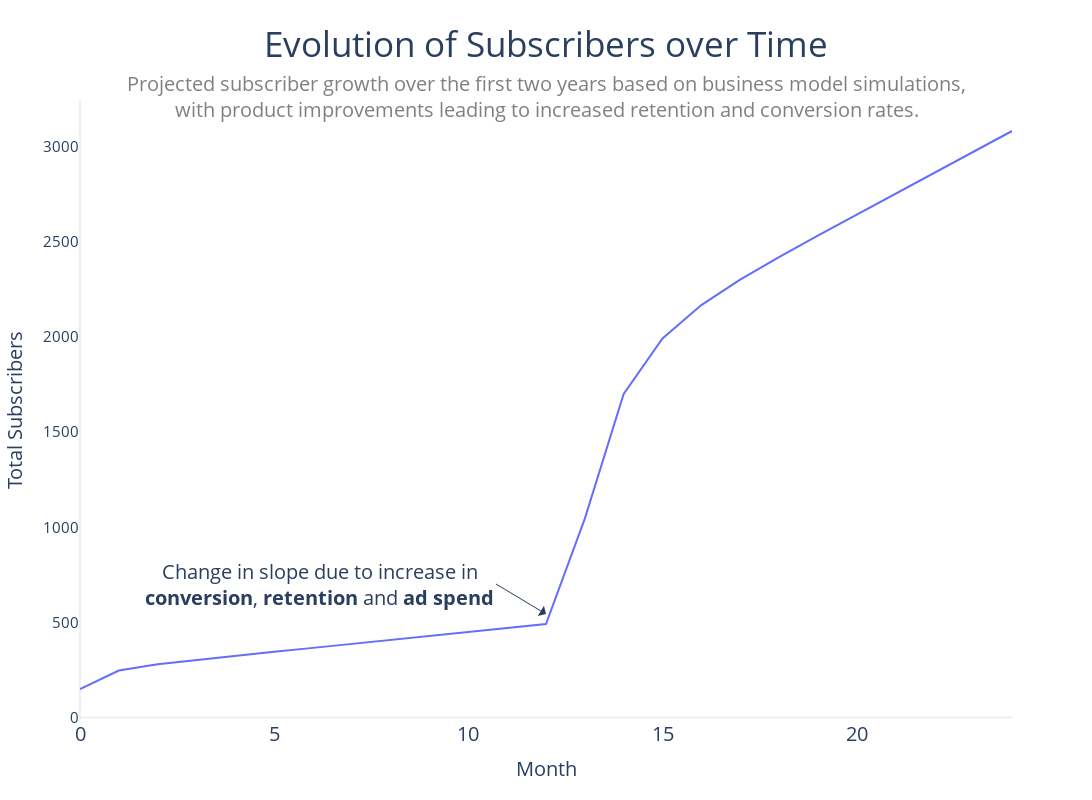

The notebook cell this image was saved under:
### Code cell
fig = px.line(
    subscribers,
    x='Month',
    y="(All) Total Current Subscribers",
    title="Evolution of Subscribers over Time",
    labels={"(All) Total Current Subscribers": "Total Subscribers"}
)

fig.update_layout(
    plot_bgcolor='white',  
    paper_bgcolor='white',
    title_font=dict(size=35),
    title={'x':0.5, 'y':0.96, 'xanchor': 'center'},
    height=800,  
    width=1200, 
).update_xaxes(
    title_font=dict(size=20),
    tickfont_size=20,
    showgrid=False 
).update_yaxes(
    title_font=dict(size=20),
    tickfont_size=15,
    showgrid=False
).add_annotation(
    text="Change in slope due to increase in<br><b>conversion</b>, <b>retention</b> and <b>ad spend</b>",
    x=12,
    y=491.468,
    arrowhead=1,
    yshift=10,
    xanchor="right",
    showarrow=True,
    font=dict(size=20),
    arrowsize=2,
    align="center",
    ax=-50,  
    ay=-30
)

fig.add_annotation(
    text="Projected subscriber growth over the first two years based on business model simulations,<br>with product improvements leading to increased retention and conversion rates.",
    xref="paper", yref="paper",
    x=0.5, y=0.96,  
    showarrow=False,
    font=dict(size=20, color="grey"),
    xanchor='center', yanchor='bottom',
)

fig.update_layout(template='plotly_white') 


fig.show()

### Figure 1 — Plotly figure (JSON) as saved in the notebook; plotly's stock layout.template omitted (floating-point values rounded to 4 significant figures)
{"data": [{"hovertemplate": "Month=%{x}<br>Total Subscribers=%{y}<extra></extra>", "legendgroup": "", "line": {"color": "#636efa", "dash": "solid"}, "marker": {"symbol": "circle"}, "mode": "lines", "name": "", "orientation": "v", "showlegend": false, "type": "scatter", "x": [0, 1, 2, 3, 4, 5, 6, 7, 8, 9, 10, 11, 12, 13, 14, 15, 16, 17, 18, 19, 20, 21, 22, 23, 24], "xaxis": "x", "y": [150, 246.9, 280.1, 303.0, 324.2, 345.2, 366.1, 387.0, 407.9, 428.8, 449.7, 470.6, 491.5, 1045.0, 1701.0, 1992.0, 2168.0, 2301.0, 2419.0, 2532.0, 2643.0, 2753.0, 2863.0, 2973.0, 3083.0], "yaxis": "y"}], "layout": {"annotations": [{"align": "center", "arrowhead": 1, "arrowsize": 2, "ax": -50, "ay": -30, "font": {"size": 20}, "showarrow": true, "text": "Change in slope due to increase in<br><b>conversion</b>, <b>retention</b> and <b>ad spend</b>", "x": 12, "xanchor": "right", "y": 491.5, "yshift": 10}, {"font": {"color": "grey", "size": 20}, "showarrow": false, "text": "Projected subscriber growth over the first two years based on business model simulations,<br>with product improvements leading to increased retention and conversion rates.", "x": 0.5, "xanchor": "center", "xref": "paper", "y": 0.96, "yanchor": "bottom", "yref": "paper"}], "height": 800, "legend": {"tracegroupgap": 0}, "paper_bgcolor": "white", "plot_bgcolor": "white", "title": {"font": {"size": 35}, "text": "Evolution of Subscribers over Time", "x": 0.5, "xanchor": "center", "y": 0.96}, "width": 1200, "xaxis": {"anchor": "y", "domain": [0, 1], "showgrid": false, "tickfont": {"size": 20}, "title": {"font": {"size": 20}, "text": "Month"}}, "yaxis": {"anchor": "x", "domain": [0, 1], "showgrid": false, "tickfont": {"size": 15}, "title": {"font": {"size": 20}, "text": "Total Subscribers"}}}}
